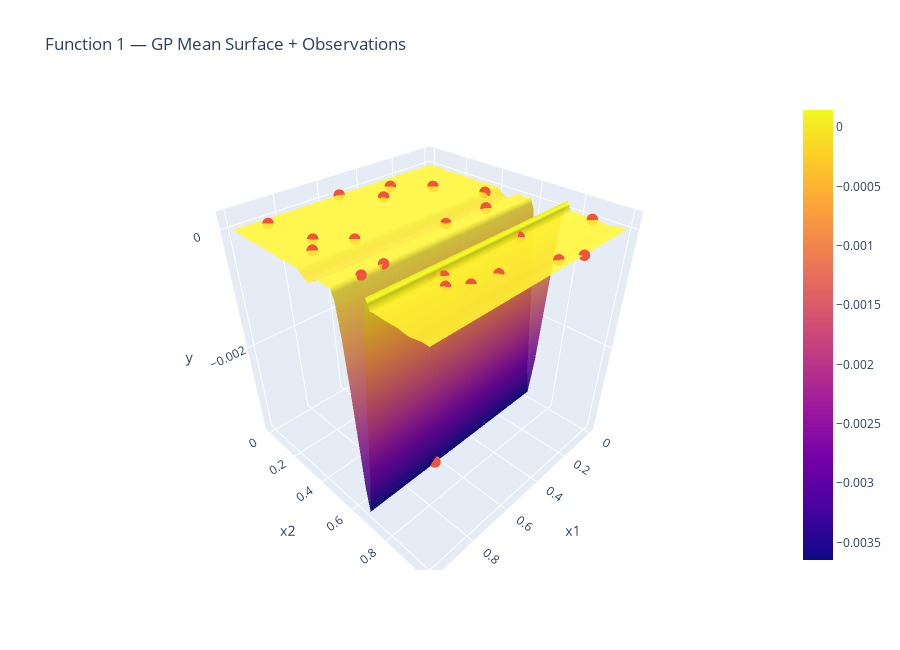

Notebook cell for this chart:
### Code cell
# Make a grid in [0,1]x[0,1]
n_grid = 60
gx = np.linspace(0, 1, n_grid)
gy = np.linspace(0, 1, n_grid)
XX, YY = np.meshgrid(gx, gy)
grid = np.column_stack([XX.ravel(), YY.ravel()])

# GP mean on grid (assumes you already fit gp)
mu = gp.predict(grid).reshape(n_grid, n_grid)

fig = go.Figure()

# Surface = GP posterior mean
fig.add_trace(go.Surface(x=XX, y=YY, z=mu, opacity=0.85))

# Scatter = observed points
fig.add_trace(go.Scatter3d(
    x=X[:,0], y=X[:,1], z=np.ravel(y),
    mode="markers",
    marker=dict(size=4),
    name="observations"
))

fig.update_layout(
    title="Function 1 — GP Mean Surface + Observations",
    scene=dict(xaxis_title="x1", yaxis_title="x2", zaxis_title="y"),
    height=650
)

fig.show()

### Figure 1 — Plotly figure (JSON) as saved in the notebook; plotly's stock layout.template omitted (floating-point values rounded to 4 significant figures; data arrays with more than 128 entries replaced by an {"elided": "..."} marker saying what was removed)
{"data": [{"opacity": 0.85, "type": "surface", "x": {"elided": "60x60 float values"}, "y": {"elided": "60x60 float values"}, "z": {"elided": "60x60 float values"}}, {"marker": {"size": 4}, "mode": "markers", "name": "observations", "type": "scatter3d", "x": [0.3194, 0.5743, 0.731, 0.8404, 0.6501, 0.4104, 0.3127, 0.6834, 0.08251, 0.8839, 0.7061, 0.2037, 0.8912, 0.5245, 0.3637, 0.1868, 0.7858, 0.2774, 0.371, 0.7484, 0.7373, 0.007598, 0.8797], "y": [0.763, 0.8799, 0.733, 0.2647, 0.6815, 0.1476, 0.07872, 0.8611, 0.4035, 0.5823, 0.7686, 0.5119, 0.3341, 0.004779, 0.9589, 0.2062, 0.5761, 1.0, 0.4576, 0.8158, 0.3687, 0.8628, 0.04153], "z": [1.323e-79, 1.033e-46, 7.711e-16, 3.342e-124, -0.003606, -2.159e-54, -2.089e-91, 2.535e-40, 3.607e-81, 6.23e-48, -2.442e-18, 1.554e-39, -4.213e-109, 3.033e-129, -1.72e-125, 2.363e-71, -8.169e-20, -3.238e-183, -0.000112, 2.693e-36, 2.873e-56, -1.008e-255, -4.392e-247]}], "layout": {"height": 650, "scene": {"xaxis": {"title": {"text": "x1"}}, "yaxis": {"title": {"text": "x2"}}, "zaxis": {"title": {"text": "y"}}}, "title": {"text": "Function 1 — GP Mean Surface + Observations"}}}
